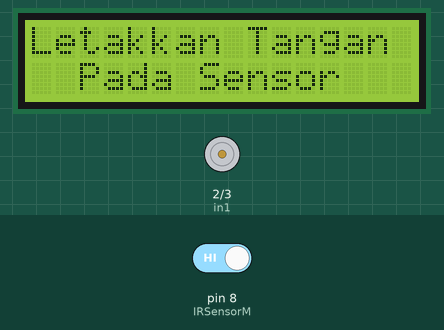
Recording of a sketch running on a simulated Arduino Uno, built with avr-gcc and run on an emulated ATmega328P. Parts: 16×2 character LCD, motor-driver pin pairs drawn as motors (green arrow = first pin HIGH = forward, orange = second pin HIGH = backward, longer = more drive, scaled by the enable pin). The test bench sets the inputs (shaded band); at power-on: pin 8 (IRSensorM) HIGH. What the sketch prints to the serial monitor is not drawn.

Above: at 1.2 s.
1.3 s: pin 8 (IRSensorM) driven LOW
At 2.32 s:
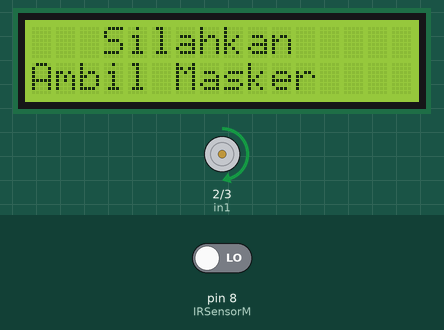
At 2.8 s:
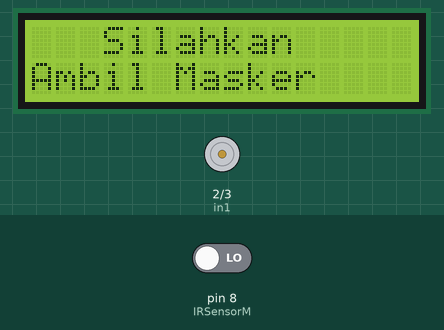
4.0 s: pin 8 (IRSensorM) driven HIGH
At 6.7 s:
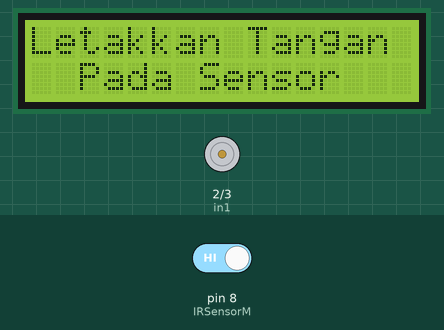
Timing chart, 0 to 8.2 s (numbered marks = the images above; inputs shaded):
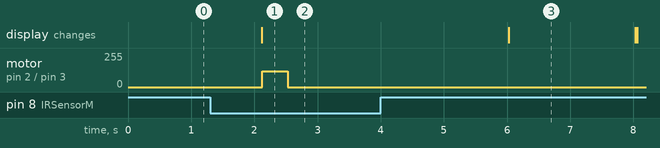

The sketch:

maskbox.ino
```cpp
//maskerbox
#include <LiquidCrystal_I2C.h>
LiquidCrystal_I2C lcd(0x3f, 16, 2);//alamat lcd bisa 0x3f, 0x27
int IRSensorM = 8; // Pin out IR Sensor ke pin 8 arduino
int in1 = 2; // Motor Driver 1 pin 2 arduino
int in2 = 3; // Motor Driver 2 pin 3 arduino
int pwm = 9; //pin enA driver ke pin 9 arduino

void setup() {
  Serial.begin(9600);
   lcd.begin();
  pinMode(pwm, OUTPUT);     //motor driver sbg out
  pinMode(in1, OUTPUT);
  pinMode(in2, OUTPUT);
  pinMode(IRSensorM, INPUT); //irsensor sbg in
  }

void loop() {
  lcd.setCursor(0,0); //tampilan lcd
  lcd.print("Letakkan Tangan");
  lcd.setCursor(0,1);
  lcd.print("  Pada Sensor");
  delay(2000);
  lcd.clear();

      if (digitalRead (IRSensorM) == LOW) //ketika sensor membaca tangan
      {
  lcd.setCursor(0,0);
  lcd.print("   Silahkan");
  lcd.setCursor(0,1);
  lcd.print("Ambil Masker");
        Serial.println(120);
        analogWrite(pwm, 120);      //perangkat mekanik berputar
        delay(10);
        digitalWrite( in1, HIGH);
        digitalWrite( in2, LOW);
        delay(400);//480
      digitalWrite( in1, LOW);
      digitalWrite( in2, LOW);
      analogWrite(pwm, 255);
      while(digitalRead (IRSensorM) == LOW);
      delay(2000);
     }
      else if(digitalRead (IRSensorM) == HIGH)
      {
        digitalWrite( in1, LOW);
      digitalWrite( in2, LOW);
      }
    }
```

Measured:
- after the input at 1.3 s, motor on pin 2 (in1) / pin 3 (in2): stopped → forward 120/255 after 0.83 s, → stopped 0.40 s later; the display: changes after 0.82 s (image 1)
- after the input at 4.0 s, the display: changes after 2.0 s (image 3)
